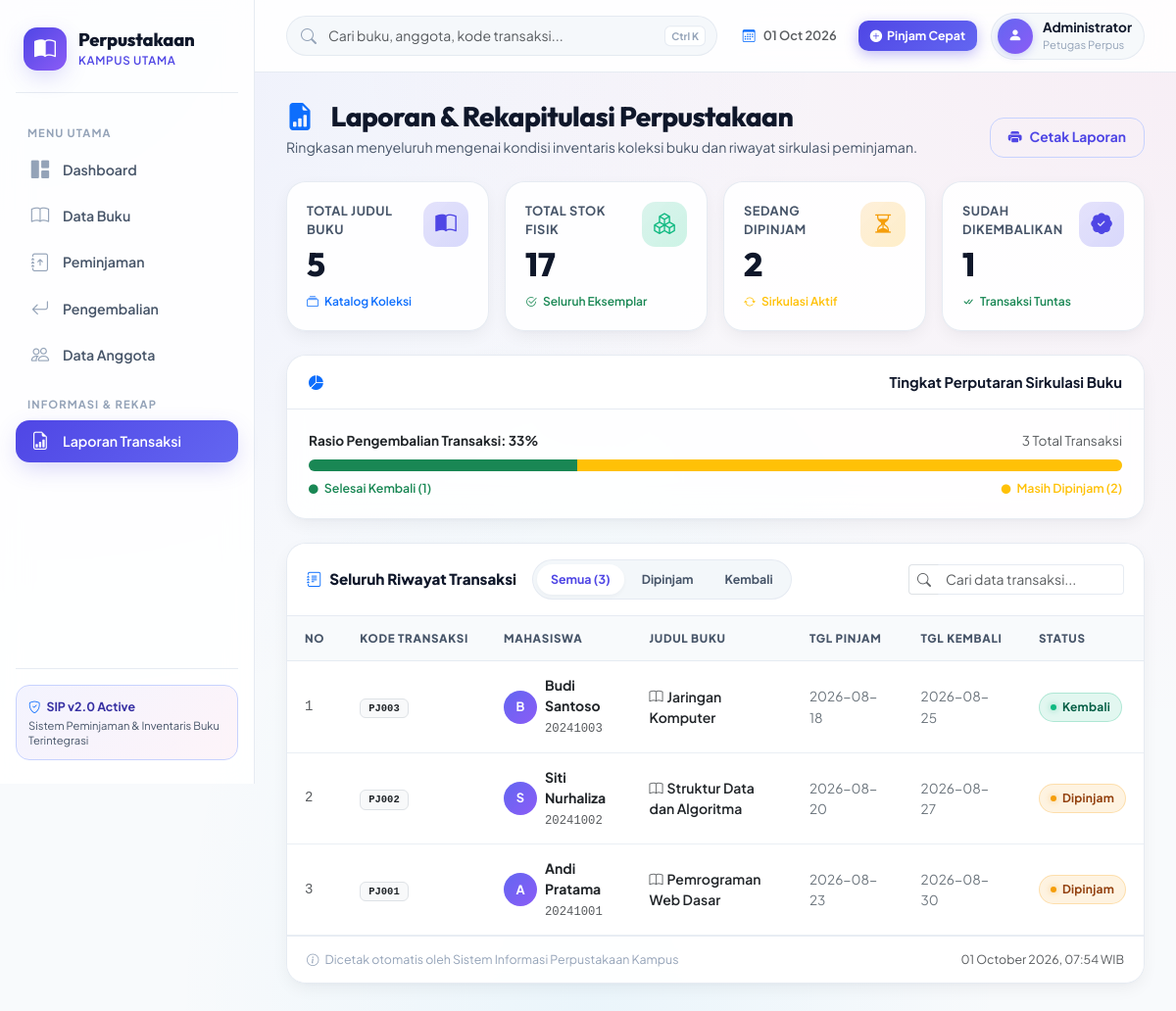
Screenshot of /laporan with the database file from the repository.
### tables this page shows
CREATE TABLE peminjaman (
    id INT AUTO_INCREMENT PRIMARY KEY,
    kode_peminjaman VARCHAR(20) NOT NULL UNIQUE,
    nim VARCHAR(20) NOT NULL,
    id_buku INT NOT NULL,
    tanggal_pinjam DATE NOT NULL,
    tanggal_kembali DATE NOT NULL,
    tanggal_kembali_aktual DATE NULL,
    status ENUM('dipinjam', 'kembali') NOT NULL DEFAULT 'dipinjam',
    created_at TIMESTAMP DEFAULT CURRENT_TIMESTAMP,
    CONSTRAINT fk_peminjaman_anggota FOREIGN KEY (nim) REFERENCES anggota(nim)
        ON DELETE RESTRICT ON UPDATE CASCADE,
    CONSTRAINT fk_peminjaman_buku FOREIGN KEY (id_buku) REFERENCES buku(id)
        ON DELETE RESTRICT ON UPDATE CASCADE
);

CREATE TABLE anggota (
    id INT AUTO_INCREMENT PRIMARY KEY,
    nim VARCHAR(20) NOT NULL UNIQUE,
    nama VARCHAR(100) NOT NULL,
    created_at TIMESTAMP DEFAULT CURRENT_TIMESTAMP
);

CREATE TABLE buku (
    id INT AUTO_INCREMENT PRIMARY KEY,
    kode_buku VARCHAR(20) NOT NULL UNIQUE,
    judul VARCHAR(150) NOT NULL,
    penulis VARCHAR(100) NOT NULL,
    penerbit VARCHAR(100) NOT NULL,
    tahun_terbit YEAR NOT NULL,
    stok INT NOT NULL DEFAULT 0,
    status ENUM('tersedia', 'habis') NOT NULL DEFAULT 'tersedia',
    created_at TIMESTAMP DEFAULT CURRENT_TIMESTAMP,
    updated_at TIMESTAMP DEFAULT CURRENT_TIMESTAMP ON UPDATE CURRENT_TIMESTAMP
);

### app/Core/Controller.php (called while the page is built, shortened)
<?php
abstract class Controller
{
    protected function view(string $view, array $data = []): void
    {
        extract($data);
        $viewFile = __DIR__ . '/../Views/' . $view . '.php';
        require $viewFile;
        require __DIR__ . '/../Views/layouts/main.php';
    }
}

### app/Controllers/LaporanController.php (called while the page is built, shortened)
<?php
class LaporanController extends Controller
{
    public function index(): void
    {
        $buku = (new BukuService())->getAll();
        $pinjam = (new PeminjamanService())->getAll();
        $this->view('laporan/index', [
            'title' => 'Laporan',
            'daftarBuku' => $buku,
            'daftarPeminjaman' => $pinjam,
            'totalBuku' => count($buku),
            'totalStok' => array_sum(array_column($buku, 'stok')),
            'totalDipinjam' => count(array_filter($pinjam, fn($p)=>$p['status']==='dipinjam')),
            'totalKembali' => count(array_filter($pinjam, fn($p)=>$p['status']==='kembali')),
        ]);
    }
}

### public/index.php (called while the page is built, shortened)
<?php
spl_autoload_register(function (string $class) {
    $prefix = 'App\\';
    $relative = substr($class, strlen($prefix));
    $path = BASE_PATH . '/app/' . str_replace('\\', '/', $relative) . '.php';
});
$routes = require BASE_PATH . '/routes/web.php';
try {
    (new Router($routes))->dispatch();
} catch (\Throwable $e) {
    Logger::error('Unhandled exception: ' . $e->getMessage());
    http_response_code(500);
    echo 'Terjadi kesalahan pada server. Silakan coba lagi.';
}

### app/Config/Database.php (called while the page is built, shortened)
<?php
class Database
{
    private static ?PDO $instance = null;
    public static function getInstance(): PDO
    {
        if (self::$instance === null) {
            $config = require __DIR__ . '/../../config/database.php';
            $dsn = "mysql:host={$config['host']};dbname={$config['dbname']};charset={$config['charset']}";
            try {
                self::$instance = new PDO($dsn, $config['username'], $config['password'], [
                    PDO::ATTR_ERRMODE            => PDO::ERRMODE_EXCEPTION,
                    PDO::ATTR_DEFAULT_FETCH_MODE => PDO::FETCH_ASSOC,
                    PDO::ATTR_EMULATE_PREPARES   => false,
                ]);
            } catch (PDOException $e) {
                throw new PDOException('Koneksi database gagal.');
            }
        }
        return self::$instance;
    }
}

### app/Services/PeminjamanService.php (called while the page is built, shortened)
<?php
class PeminjamanService
{
    private PeminjamanRepository $repo;
    public function __construct()
    {
        $this->repo        = new PeminjamanRepository();
    }
    public function getAll(): array
    {
        return $this->repo->all();
    }
}

### app/Repositories/PeminjamanRepository.php (called while the page is built, shortened)
<?php
class PeminjamanRepository
{
    private PDO $db;
    public function __construct()
    {
        $this->db = Database::getInstance();
    }
    public function all(): array
    {
        return $this->db->query(
            "SELECT p.*, a.nama AS nama_anggota, b.judul AS judul_buku, b.kode_buku
             FROM peminjaman p
             JOIN anggota a ON p.nim = a.nim
             JOIN buku b ON p.id_buku = b.id
             ORDER BY p.id DESC"
        )->fetchAll();
    }
}

### app/Views/laporan/index.php (the view, shortened to what this page needs)
<div class="page-heading">
  <div>
    <h1><i class="bi bi-file-earmark-bar-graph-fill text-primary me-2"></i>Laporan &amp; Rekapitulasi Perpustakaan</h1>
    <p>Ringkasan menyeluruh mengenai kondisi inventaris koleksi buku dan riwayat sirkulasi peminjaman.</p>
  </div>
  <div class="page-heading-actions">
    <button type="button" class="btn btn-outline-primary" onclick="window.print()">
      <i class="bi bi-printer-fill"></i> Cetak Laporan
    </button>
  </div>
</div>
<div class="row g-3 mb-4">
  <div class="col-6 col-lg-3">
    <div class="stat-card stat-theme-indigo">
      <div class="stat-header">
        <div>
          <div class="stat-label">Total Judul Buku</div>
          <div class="stat-value"><?= number_format((int)$totalBuku) ?></div>
        </div>
        <div class="stat-icon-wrapper">
          <i class="bi bi-book-half"></i>
        </div>
      </div>
      <div class="stat-footer text-primary">
        <i class="bi bi-collection"></i> Katalog Koleksi
      </div>
    </div>
  </div>
  <div class="col-6 col-lg-3">
    <div class="stat-card stat-theme-emerald">
      <div class="stat-header">
        <div>
          <div class="stat-label">Total Stok Fisik</div>
          <div class="stat-value"><?= number_format((int)$totalStok) ?></div>
        </div>
        <div class="stat-icon-wrapper">
          <i class="bi bi-boxes"></i>
        </div>
      </div>
      <div class="stat-footer text-success">
        <i class="bi bi-check2-circle"></i> Seluruh Eksemplar
      </div>
    </div>
  </div>
  <div class="col-6 col-lg-3">
    <div class="stat-card stat-theme-amber">
      <div class="stat-header">
        <div>
          <div class="stat-label">Sedang Dipinjam</div>
          <div class="stat-value"><?= number_format((int)$totalDipinjam) ?></div>
        </div>
        <div class="stat-icon-wrapper">
          <i class="bi bi-hourglass-split"></i>
        </div>
      </div>
      <div class="stat-footer text-warning">
        <i class="bi bi-arrow-repeat"></i> Sirkulasi Aktif
      </div>
    </div>
  </div>
  <div class="col-6 col-lg-3">
    <div class="stat-card stat-theme-indigo">
      <div class="stat-header">
        <div>
          <div class="stat-label">Sudah Dikembalikan</div>
          <div class="stat-value"><?= number_format((int)$totalKembali) ?></div>
        </div>
        <div class="stat-icon-wrapper">
          <i class="bi bi-patch-check-fill"></i>
        </div>
      </div>
      <div class="stat-footer text-success">
        <i class="bi bi-check-all"></i> Transaksi Tuntas
      </div>
    </div>
  </div>
</div>
<div class="card mb-4">
  <div class="card-header">
    <i class="bi bi-pie-chart-fill text-primary me-2"></i>
    <span>Tingkat Perputaran Sirkulasi Buku</span>
  </div>
  <div class="card-body">
    <?php
      $totalTx = $totalDipinjam + $totalKembali;
      $pctKembali = $totalTx > 0 ? round(($totalKembali / $totalTx) * 100) : 100;
      $pctDipinjam = $totalTx > 0 ? (100 - $pctKembali) : 0;
    ?>
    <div class="d-flex justify-content-between align-items-center mb-2" style="font-size:0.85rem;">
      <span class="fw-bold text-dark">Rasio Pengembalian Transaksi: <?= $pctKembali ?>%</span>
      <span class="text-muted"><?= $totalTx ?> Total Transaksi</span>
    </div>
    <div class="progress" style="height: 12px; border-radius: 999px; background: #e2e8f0;">
      <div class="progress-bar bg-success" role="progressbar" style="width: <?= $pctKembali ?>%;" title="Sudah Dikembalikan (<?= $pctKembali ?>%)"></div>
      <div class="progress-bar bg-warning" role="progressbar" style="width: <?= $pctDipinjam ?>%;" title="Sedang Dipinjam (<?= $pctDipinjam ?>%)"></div>
    </div>
    <div class="d-flex justify-content-between align-items-center mt-2" style="font-size: 0.775rem;">
      <span class="text-success fw-semibold"><i class="bi bi-circle-fill me-1" style="font-size:0.6rem;"></i> Selesai Kembali (<?= (int)$totalKembali ?>)</span>
      <span class="text-warning fw-semibold"><i class="bi bi-circle-fill me-1" style="font-size:0.6rem;"></i> Masih Dipinjam (<?= (int)$totalDipinjam ?>)</span>
    </div>
  </div>
</div>
<div class="card">
  <div class="table-toolbar">
    <div class="d-flex align-items-center gap-3 flex-wrap">
      <div class="table-toolbar-title">
        <i class="bi bi-journal-text text-primary"></i> Seluruh Riwayat Transaksi
      </div>
      <div class="filter-tabs">
        <button type="button" class="filter-tab active" onclick="setReportFilter('all', this)">Semua (<?= count($daftarPeminjaman) ?>)</button>
        <button type="button" class="filter-tab" onclick="setReportFilter('dipinjam', this)">Dipinjam</button>
        <button type="button" class="filter-tab" onclick="setReportFilter('kembali', this)">Kembali</button>
      </div>
    </div>
    <div class="table-search-input">
      <div class="input-group input-group-sm">
        <span class="input-group-text bg-white border-end-0"><i class="bi bi-search text-muted"></i></span>
        <input class="form-control border-start-0" type="search" id="reportSearchInput" placeholder="Cari data transaksi..." oninput="filterReportTable()">
      </div>
    </div>
  </div>
  <div class="table-responsive">
    <table class="table align-middle" id="reportTable">
      <thead>
        <tr>
          <th style="width: 50px;">No</th>
          <th>Kode Transaksi</th>
          <th>Mahasiswa</th>
          <th>Judul Buku</th>
          <th>Tgl Pinjam</th>
          <th>Tgl Kembali</th>
          <th>Status</th>
        </tr>
      </thead>
      <tbody>
        <?php if (empty($daftarPeminjaman)): ?>
          <tr>
            <td colspan="7" class="empty-state">
              <i class="bi bi-inbox empty-state-icon"></i>
              <h5>Belum Ada Riwayat Transaksi</h5>
              <p class="text-muted">Data transaksi akan muncul di sini setelah ada peminjaman.</p>
            </td>
          </tr>
        <?php else: ?>
          <?php $no = 1; foreach ($daftarPeminjaman as $p): ?>
            <tr data-searchable data-status="<?= htmlspecialchars($p['status']) ?>">
              <td class="text-muted font-monospace"><?= $no++ ?></td>
              <td>
                <span class="badge bg-light text-dark border font-monospace px-2 py-1">
                  <?= htmlspecialchars($p['kode_peminjaman']) ?>
                </span>
              </td>
              <td>
                <div class="d-flex align-items-center gap-2">
                  <div class="avatar-chip" style="background: linear-gradient(135deg, #6366f1, #8b5cf6);">
                    <?= strtoupper(substr($p['nama_anggota'] ?? 'M', 0, 1)) ?>
                  </div>
                  <div>
                    <div class="fw-bold text-dark"><?= htmlspecialchars($p['nama_anggota']) ?></div>
                    <small class="text-muted font-monospace"><?= htmlspecialchars($p['nim']) ?></small>
                  </div>
                </div>
              </td>
              <td>
                <div class="fw-semibold text-dark" style="max-width: 250px;">
                  <i class="bi bi-book text-muted me-1"></i><?= htmlspecialchars($p['judul_buku']) ?>
                </div>
              </td>
              <td>
                <span class="text-secondary" style="font-size:0.85rem;">
                  <?= htmlspecialchars($p['tanggal_pinjam']) ?>
                </span>
              </td>
              <td>
                <span class="text-secondary" style="font-size:0.85rem;">
                  <?= htmlspecialchars($p['tanggal_kembali']) ?>
                </span>
              </td>
              <td>
                <?php if ($p['status'] === 'dipinjam'): ?>
                  <span class="badge-status badge-status-warning">Dipinjam</span>
                <?php else: ?>
                  <span class="badge-status badge-status-success">Kembali</span>
                <?php endif; ?>
              </td>
            </tr>
          <?php endforeach; ?>
        <?php endif; ?>
      </tbody>
    </table>
  </div>
  <div class="table-footer">
    <span><i class="bi bi-info-circle me-1"></i> Dicetak otomatis oleh Sistem Informasi Perpustakaan Kampus</span>
    <span class="text-muted"><?= date('d F Y, H:i') ?> WIB</span>
  </div>
</div>

### rows the page displays
peminjaman: kode_peminjaman "PJ003", anggota.nama "B", anggota.nama "Budi Santoso", nim "20241003", id_buku.judul "Jaringan Komputer", tanggal_pinjam "2026-08-18", tanggal_kembali "2026-08-25", status "Kembali"
peminjaman: kode_peminjaman "PJ002", anggota.nama "S", anggota.nama "Siti Nurhaliza", nim "20241002", id_buku.judul "Struktur Data dan Algoritma", tanggal_pinjam "2026-08-20", tanggal_kembali "2026-08-27", status "Dipinjam"
peminjaman: kode_peminjaman "PJ001", anggota.nama "A", anggota.nama "Andi Pratama", nim "20241001", id_buku.judul "Pemrograman Web Dasar", tanggal_pinjam "2026-08-23", tanggal_kembali "2026-08-30", status "Dipinjam"

### other values shown
$totalBuku "5"
$totalStok "17"
$totalDipinjam "2"
$totalKembali "1"
$pctKembali "33"
$totalTx "3"
count($daftarPeminjaman) "3"
